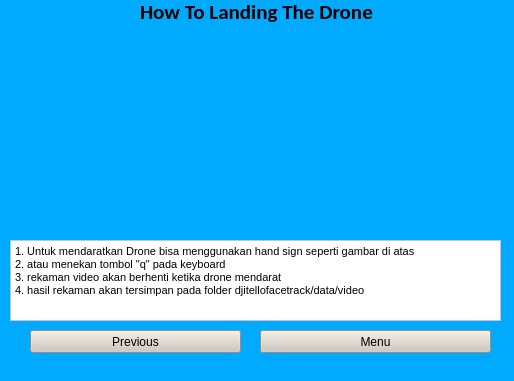
<?xml version="1.0" encoding="UTF-8"?>
<ui version="4.0">
 <class>aboutw</class>
 <widget class="QMainWindow" name="aboutw">
  <property name="geometry">
   <rect>
    <x>0</x>
    <y>0</y>
    <width>514</width>
    <height>381</height>
   </rect>
  </property>
  <property name="windowTitle">
   <string>Instruction Page 4</string>
  </property>
  <property name="windowIcon">
   <iconset>
    <normaloff>../../OneDrive/Documents/image/medium_aeb2fa7f-0bb6-4c10-a8a9-b75b39e9527d.jpg</normaloff>../../OneDrive/Documents/image/medium_aeb2fa7f-0bb6-4c10-a8a9-b75b39e9527d.jpg</iconset>
  </property>
  <property name="styleSheet">
   <string notr="true">background-color: rgb(0, 170, 255);</string>
  </property>
  <widget class="QWidget" name="centralwidget">
   <widget class="QLabel" name="filelabel">
    <property name="geometry">
     <rect>
      <x>140</x>
      <y>-10</y>
      <width>241</width>
      <height>43</height>
     </rect>
    </property>
    <property name="font">
     <font>
      <family>Calibri</family>
      <pointsize>16</pointsize>
      <weight>75</weight>
      <bold>true</bold>
     </font>
    </property>
    <property name="text">
     <string>How To Landing The Drone</string>
    </property>
   </widget>
   <widget class="QPushButton" name="menuinstruction3">
    <property name="geometry">
     <rect>
      <x>260</x>
      <y>330</y>
      <width>231</width>
      <height>23</height>
     </rect>
    </property>
    <property name="styleSheet">
     <string notr="true">background-color: rgb(206, 199, 188);
font: 75 14pt &quot;MS Shell Dlg 2&quot;;</string>
    </property>
    <property name="text">
     <string>Menu</string>
    </property>
   </widget>
   <widget class="QTextEdit" name="textEdit">
    <property name="geometry">
     <rect>
      <x>10</x>
      <y>240</y>
      <width>491</width>
      <height>81</height>
     </rect>
    </property>
    <property name="styleSheet">
     <string notr="true">background-color: rgb(255, 255, 255);</string>
    </property>
    <property name="undoRedoEnabled">
     <bool>false</bool>
    </property>
    <property name="readOnly">
     <bool>true</bool>
    </property>
    <property name="html">
     <string>&lt;!DOCTYPE HTML PUBLIC &quot;-//W3C//DTD HTML 4.0//EN&quot; &quot;http://www.w3.org/TR/REC-html40/strict.dtd&quot;&gt;
&lt;html&gt;&lt;head&gt;&lt;meta name=&quot;qrichtext&quot; content=&quot;1&quot; /&gt;&lt;style type=&quot;text/css&quot;&gt;
p, li { white-space: pre-wrap; }
&lt;/style&gt;&lt;/head&gt;&lt;body style=&quot; font-family:'MS Shell Dlg 2'; font-size:8.25pt; font-weight:400; font-style:normal;&quot;&gt;
&lt;p style=&quot; margin-top:0px; margin-bottom:0px; margin-left:0px; margin-right:0px; -qt-block-indent:0; text-indent:0px;&quot;&gt;1. Untuk mendaratkan Drone bisa menggunakan hand sign seperti gambar di atas&lt;/p&gt;
&lt;p style=&quot; margin-top:0px; margin-bottom:0px; margin-left:0px; margin-right:0px; -qt-block-indent:0; text-indent:0px;&quot;&gt;2. atau menekan tombol &amp;quot;q&amp;quot; pada keyboard&lt;/p&gt;
&lt;p style=&quot; margin-top:0px; margin-bottom:0px; margin-left:0px; margin-right:0px; -qt-block-indent:0; text-indent:0px;&quot;&gt;3. rekaman video akan berhenti ketika drone mendarat&lt;/p&gt;
&lt;p style=&quot; margin-top:0px; margin-bottom:0px; margin-left:0px; margin-right:0px; -qt-block-indent:0; text-indent:0px;&quot;&gt;4. hasil rekaman akan tersimpan pada folder djitellofacetrack/data/video&lt;/p&gt;
&lt;p style=&quot;-qt-paragraph-type:empty; margin-top:0px; margin-bottom:0px; margin-left:0px; margin-right:0px; -qt-block-indent:0; text-indent:0px; font-size:8pt;&quot;&gt;&lt;br /&gt;&lt;/p&gt;&lt;/body&gt;&lt;/html&gt;</string>
    </property>
   </widget>
   <widget class="QLabel" name="label">
    <property name="geometry">
     <rect>
      <x>100</x>
      <y>40</y>
      <width>311</width>
      <height>191</height>
     </rect>
    </property>
    <property name="minimumSize">
     <size>
      <width>311</width>
      <height>0</height>
     </size>
    </property>
    <property name="layoutDirection">
     <enum>Qt::LeftToRight</enum>
    </property>
    <property name="text">
     <string/>
    </property>
    <property name="textFormat">
     <enum>Qt::AutoText</enum>
    </property>
    <property name="pixmap">
     <pixmap>../../OneDrive/Documents/skripsi/3.jpg</pixmap>
    </property>
    <property name="scaledContents">
     <bool>true</bool>
    </property>
    <property name="alignment">
     <set>Qt::AlignLeading|Qt::AlignLeft|Qt::AlignVCenter</set>
    </property>
   </widget>
   <widget class="QPushButton" name="previous3">
    <property name="geometry">
     <rect>
      <x>30</x>
      <y>330</y>
      <width>211</width>
      <height>23</height>
     </rect>
    </property>
    <property name="styleSheet">
     <string notr="true">background-color: rgb(206, 199, 188);
font: 75 14pt &quot;MS Shell Dlg 2&quot;;</string>
    </property>
    <property name="text">
     <string>Previous</string>
    </property>
   </widget>
  </widget>
  <widget class="QStatusBar" name="statusbar"/>
 </widget>
 <resources/>
 <connections/>
</ui>
